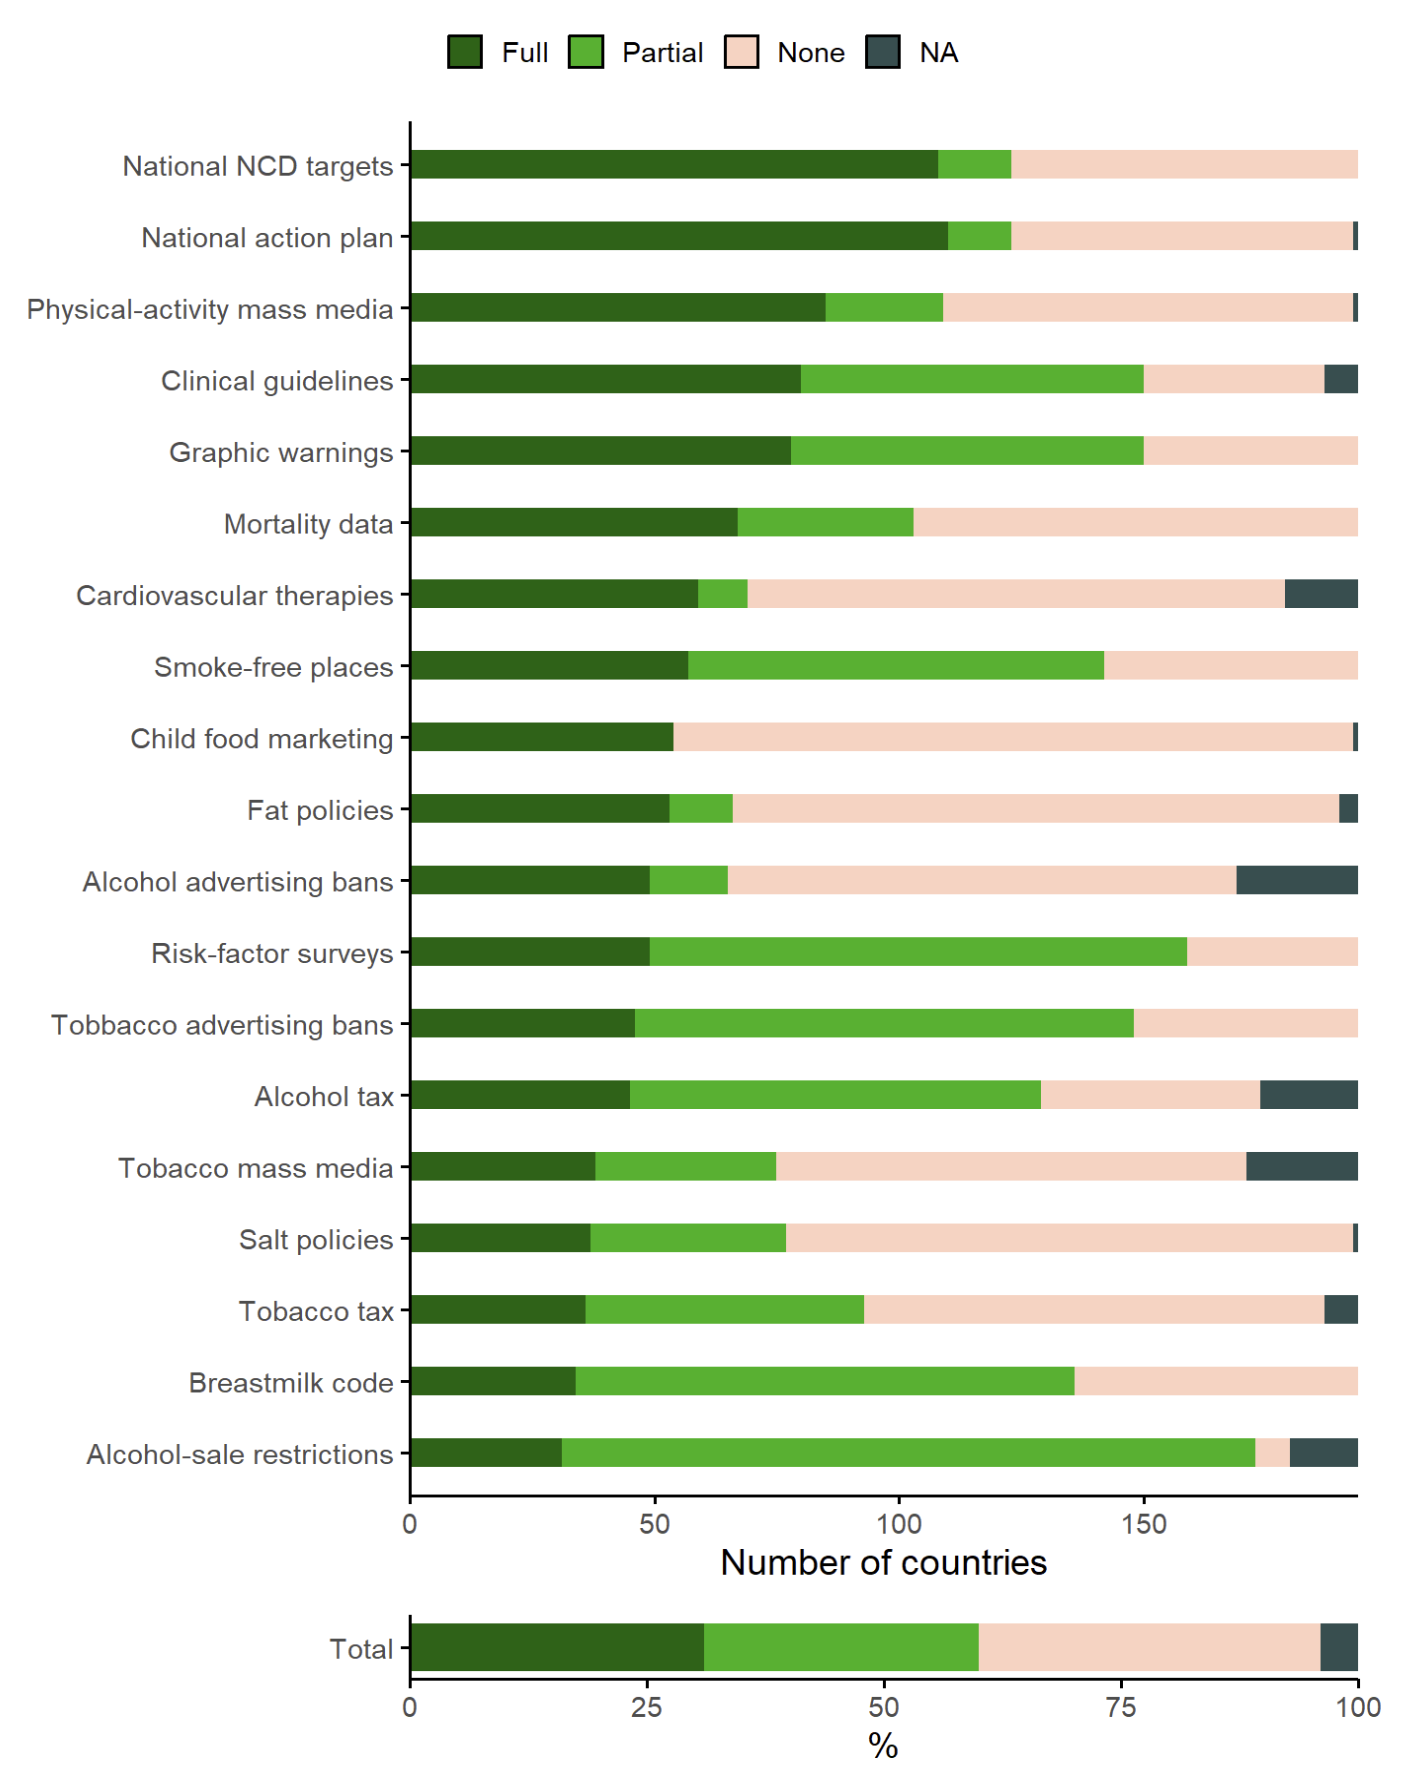

Write R code to recreate this figure.
#Source DOI: 10.1016/S2214-109X(21)00359-4.
#Date:2023-07-25

# Import packages
library(ggplot2)
library(gridExtra)
library(tidyr)
library(patchwork)

#Read files and modify titles
data1<-read.csv("D:/barchart-style03-data1-github.csv", encoding = "UTF-8")
data2<-read.csv("D:/barchart-style03-data2-github.csv", encoding = "UTF-8")
colnames(data1)[which(colnames(data1) == "NA.")] <- "NA"
colnames(data2)[which(colnames(data2) == "NA.")] <- "NA"

# Convert data to a long format
data_long <- gather(data1, key = variation, value = number, -Category)
data_long2 <- gather(data2, key = variation, value = number, -Category)

#Adjust variable properties and set colors
data_long$variation<-factor(data_long$variation,ordered = T, levels=c("NA","None","Partial","Full"))
data_long2$variation<-factor(data_long2$variation,ordered = T, levels=c("NA","None","Partial","Full"))
colors <- c("Full" = "#006400", "Partial" = "#00B300", "None" = "#FFD1BF", "NA" = "#2F4F4F")

#Draw a stacked bar chart
p1<-ggplot(data_long, aes(x = Category, y = number, fill = variation)) +
  geom_bar(position="stack", stat = "identity",width = 0.4) +#Set width
  scale_x_discrete(limits=data1$Category)+#Set the X-axis grouping order
  scale_y_continuous(breaks = c(0, 50,100,150), expand = c(0, 0))+#Set the Y-axis scale and boundary
  theme_bw() +#Change theme color
  labs(x = "", y = "Number of countries", fill="") +#Change axis titles
  scale_fill_manual(values = colors, limits = c("Full","Partial","None","NA" )) +#Set variable color change
  coord_flip()+#Axis inversion
  theme(aspect.ratio = 1.5,#Adjust the axis ratio
        legend.justification = "left",legend.position = "top",#Sets the properties of the legend
        legend.key.size = unit(0.4,"cm"),legend.key.height = unit(0.4,"cm"),
        panel.grid.major = element_blank(),#Remove border
        panel.grid.minor = element_blank(),
        panel.border = element_blank(), 
        axis.line = element_line(color = "black"),  #Set the axis line color
        axis.ticks = element_line(color = "black")) +
        guides(fill = guide_legend(override.aes = list(color = "black")))#Set the legend border

#Draw another stacked bar chart,Ibid.
p2<-ggplot(data_long2, aes(x = Category, y = number, fill = variation)) +
  geom_bar(position="stack", stat = "identity",width = 0.3) +
  scale_x_discrete(limits=data2$Category,expand = c(0.1, 0.1))+
  scale_y_continuous(breaks = c(0,25,50,75,100),expand = c(0, 0))+
  theme_bw() +
  labs(x = "", y = "%", fill="") +
  scale_fill_manual(values = colors, limits = c("Full","Partial","None","NA" )) +
  coord_flip()+
  theme(aspect.ratio = 0.07,
        legend.justification = "left",legend.position = "top",
        legend.key.height = unit(0.4,"cm"),
        panel.grid.major = element_blank(),
        panel.grid.minor = element_blank(),
        panel.border = element_blank(), 
        axis.line = element_line(color = "black"),  
        axis.ticks = element_line(color = "black")) +
        guides(fill = "none")

#Stacked bar charts merge and display
p12 <- p1 / p2
p12
